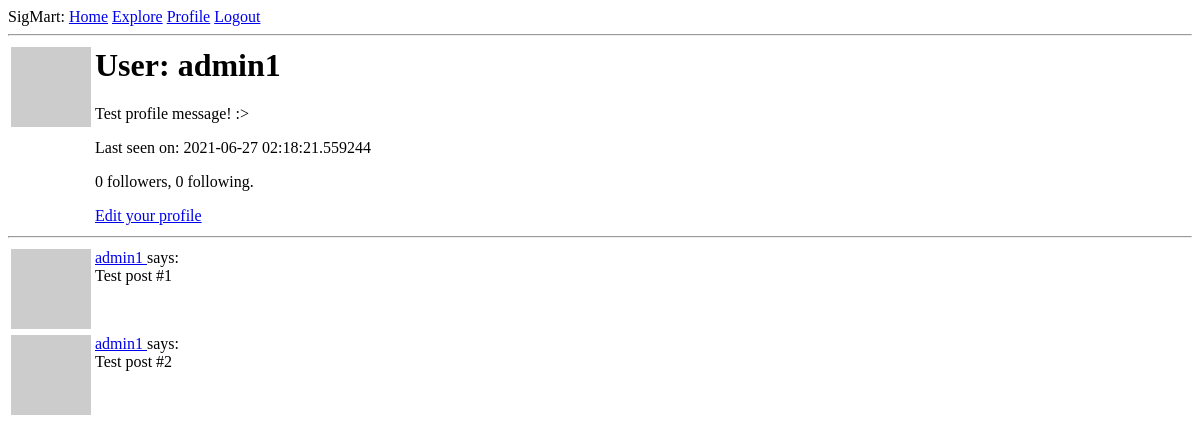
/user/admin1 (signed in), run on an earlier commit of the app's database.
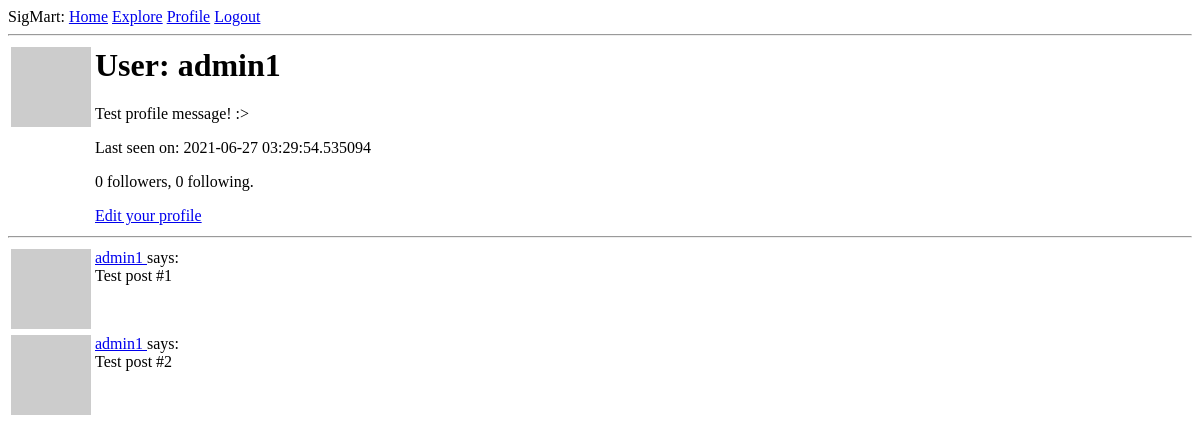
And on a later commit of the database.
### app/models.py (models this page shows, shortened)
class User(UserMixin, db.Model):
    id = db.Column(db.Integer, primary_key=True)
    username = db.Column(db.String(64), index=True, unique=True)
    email = db.Column(db.String(120), index=True, unique=True)
    password_hash = db.Column(db.String(128))
    followed = db.relationship(
        "User", secondary=followers,
        primaryjoin=(followers.c.follower_id == id),
        secondaryjoin=(followers.c.followed_id == id),
        backref=db.backref("followers", lazy="dynamic"), lazy="dynamic")
    about_me = db.Column(db.String(140))
    last_seen = db.Column(db.DateTime, default=datetime.utcnow)
    posts = db.relationship("Post", backref="author", lazy="dynamic")
    def avatar(self, size):
        digest = md5(self.email.lower().encode("utf-8")).hexdigest()
        return "https://www.gravatar.com/avatar/{}?d=identicon&s={}".format(
            digest, size)

### app/routes.py (the view)
@app.route("/user/<username>")
@login_required
def user(username):
    user = User.query.filter_by(username=username).first_or_404()
    posts = [
        {'author': user, 'body': 'Test post #1'},
        {'author': user, 'body': 'Test post #2'}
    ]
    form = EmptyForm()
    return render_template("user.html", user=user, posts=posts, form=form)

### app/models.py (called while the page is built)
@login.user_loader
def load_user(id):
    return User.query.get(int(id))

### app/routes.py (called while the page is built)
@app.before_request
def before_request():
    if current_user.is_authenticated:
        current_user.last_seen = datetime.utcnow()
        db.session.commit()

### app/templates/user.html (shortened to what this page needs)
{% extends "base.html" %}
{% block content %}
    <table>
        <tr valign="top">
            <td><img src="{{ user.avatar(128) }}"></td>
            <td>
                <h1>User: {{ user.username }}</h1>
                {% if user.about_me %}<p>{{ user.about_me }}</p>{% endif %}
                {% if user.last_seen %}<p>Last seen on: {{ user.last_seen }}</p>{% endif %}
                <p>{{ user.followers.count() }} followers, {{ user.followed.count() }} following.</p>
                {% if user == current_user %}
                <p><a href="{{ url_for('edit_profile') }}">Edit your profile</a></p>
                {% endif %}
            </td>
        </tr>
    </table>
    <hr>
    {% for post in posts %}
        {% include "_post.html" %}
    {% endfor %}
{% endblock %}

### app/templates/_post.html
<table>
        <tr valign="top">
            <td><img src="{{ post.author.avatar(36) }}"></td>
            <td>
                <a href="{{ url_for('user', username=post.author.username) }}">
                    {{ post.author.username }}
                </a>
                says:<br>{{ post.body }}
            </td>
        </tr>
</table>

What changed in the data, as far as the page shows it:
changed User "admin1": last_seen "2021-06-27 02:18:21.559244" → "2021-06-27 03:29:54.535094"
